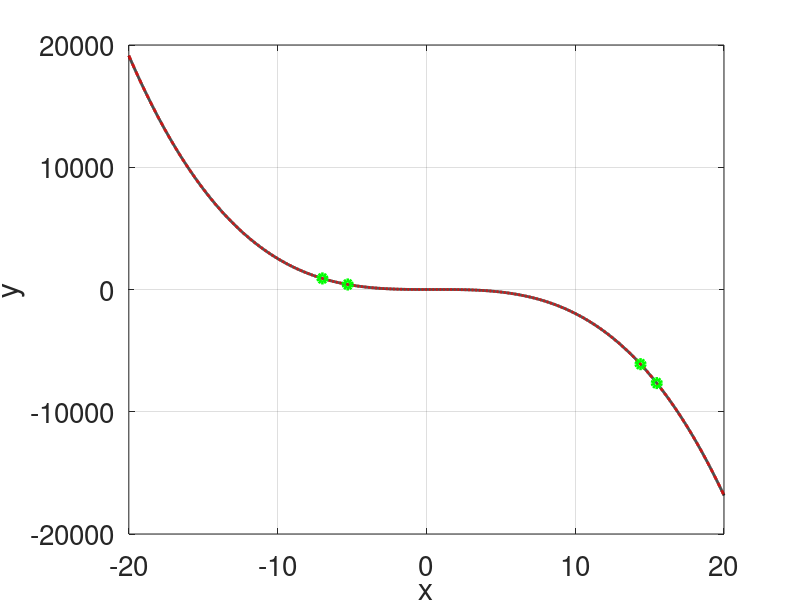

MATLAB code for this plot:
function TestP3
A0 = (2*rand-1); A1 = (2*rand-1)*2;
A2 = (2*rand-1)*3; A3 = (2*rand-1)*4;
x = -20:0.01:20;
y = A0 + A1*x + A2.*x.^2 + A3.*x.^3;
ind = randsample(length(x),4);
x0 = x(ind(1)); y0 = y(ind(1));
x1 = x(ind(2)); y1 = y(ind(2));
x2 = x(ind(3)); y2 = y(ind(3));
x3 = x(ind(4)); y3 = y(ind(4));
L0 = (x-x1).*(x-x2).*(x-x3)./((x0-x1)*(x0-x2)*(x0-x3));
L1 = (x-x0).*(x-x2).*(x-x3)/((x1-x0)*(x1-x2)*(x1-x3));
L2 = (x-x0).*(x-x1).*(x-x3)/((x2-x0)*(x2-x1)*(x2-x3));
L3 = (x-x0).*(x-x1).*(x-x2)/((x3-x0)*(x3-x2)*(x3-x1));
Y = y0*L0 + y1*L1 + y2*L2+y3*L3;
figure;
plot(x,y,'k-','linewidth',2);hold on; grid on;
plot(x,Y,'r--','linewidth',2);
set(gca,'fontsize',20);xlabel('x');ylabel('y');
plot([x0 x1 x2 x3],[y0 y1 y2 y3],'go','linewidth',3);